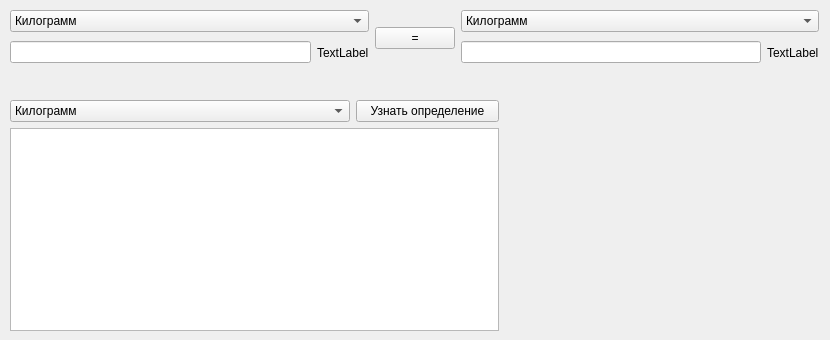
<?xml version="1.0" encoding="UTF-8"?>
<ui version="4.0">
 <class>Form</class>
 <widget class="QWidget" name="Form">
  <property name="geometry">
   <rect>
    <x>0</x>
    <y>0</y>
    <width>830</width>
    <height>340</height>
   </rect>
  </property>
  <property name="windowTitle">
   <string>Form</string>
  </property>
  <widget class="QWidget" name="layoutWidget">
   <property name="geometry">
    <rect>
     <x>10</x>
     <y>10</y>
     <width>809</width>
     <height>57</height>
    </rect>
   </property>
   <layout class="QHBoxLayout" name="horizontalLayout_3">
    <item>
     <layout class="QVBoxLayout" name="verticalLayout">
      <item>
       <widget class="QComboBox" name="comboBox_2">
        <item>
         <property name="text">
          <string>Килограмм</string>
         </property>
        </item>
        <item>
         <property name="text">
          <string>Грамм</string>
         </property>
        </item>
        <item>
         <property name="text">
          <string>Тонна</string>
         </property>
        </item>
        <item>
         <property name="text">
          <string>Центнер</string>
         </property>
        </item>
        <item>
         <property name="text">
          <string>Карат</string>
         </property>
        </item>
        <item>
         <property name="text">
          <string>Атомная еденица массы</string>
         </property>
        </item>
        <item>
         <property name="text">
          <string>Солнечная масса</string>
         </property>
        </item>
        <item>
         <property name="text">
          <string>Электронвольт</string>
         </property>
        </item>
        <item>
         <property name="text">
          <string>Масса протона</string>
         </property>
        </item>
        <item>
         <property name="text">
          <string>Планковская еденица массы</string>
         </property>
        </item>
        <item>
         <property name="text">
          <string>Стоун</string>
         </property>
        </item>
        <item>
         <property name="text">
          <string>Фунт (Американский)</string>
         </property>
        </item>
        <item>
         <property name="text">
          <string>Унция</string>
         </property>
        </item>
        <item>
         <property name="text">
          <string>Драхма (единица измерения массы, США)</string>
         </property>
        </item>
        <item>
         <property name="text">
          <string>Гран (Американский)</string>
         </property>
        </item>
        <item>
         <property name="text">
          <string>Короткая тонна</string>
         </property>
        </item>
        <item>
         <property name="text">
          <string>Короткий хандредвейт</string>
         </property>
        </item>
        <item>
         <property name="text">
          <string>Тройский фунт</string>
         </property>
        </item>
        <item>
         <property name="text">
          <string>Тройская унция</string>
         </property>
        </item>
        <item>
         <property name="text">
          <string>Драхма (единица измерения массы, Великобритания)</string>
         </property>
        </item>
        <item>
         <property name="text">
          <string>Скрупул</string>
         </property>
        </item>
        <item>
         <property name="text">
          <string>Гран (Британский)</string>
         </property>
        </item>
        <item>
         <property name="text">
          <string>Берковец</string>
         </property>
        </item>
        <item>
         <property name="text">
          <string>Пуд</string>
         </property>
        </item>
        <item>
         <property name="text">
          <string>Фунт (Русский)</string>
         </property>
        </item>
        <item>
         <property name="text">
          <string>Лот</string>
         </property>
        </item>
        <item>
         <property name="text">
          <string>Золотник</string>
         </property>
        </item>
        <item>
         <property name="text">
          <string>Доля</string>
         </property>
        </item>
        <item>
         <property name="text">
          <string>Аса</string>
         </property>
        </item>
        <item>
         <property name="text">
          <string>Английская тонна</string>
         </property>
        </item>
        <item>
         <property name="text">
          <string>Марка</string>
         </property>
        </item>
        <item>
         <property name="text">
          <string>Тод</string>
         </property>
        </item>
        <item>
         <property name="text">
          <string>Феркин</string>
         </property>
        </item>
        <item>
         <property name="text">
          <string>Хандредвейт</string>
         </property>
        </item>
        <item>
         <property name="text">
          <string>Хогсхед</string>
         </property>
        </item>
        <item>
         <property name="text">
          <string>Дарейк</string>
         </property>
        </item>
        <item>
         <property name="text">
          <string>Драхма (Античная)</string>
         </property>
        </item>
        <item>
         <property name="text">
          <string>Мина</string>
         </property>
        </item>
        <item>
         <property name="text">
          <string>Обол</string>
         </property>
        </item>
        <item>
         <property name="text">
          <string>Талант</string>
         </property>
        </item>
        <item>
         <property name="text">
          <string>Халк</string>
         </property>
        </item>
        <item>
         <property name="text">
          <string>Шекель</string>
         </property>
        </item>
        <item>
         <property name="text">
          <string>Кэтти</string>
         </property>
        </item>
        <item>
         <property name="text">
          <string>Манэ</string>
         </property>
        </item>
        <item>
         <property name="text">
          <string>Арбуза</string>
         </property>
        </item>
       </widget>
      </item>
      <item>
       <layout class="QHBoxLayout" name="horizontalLayout">
        <item>
         <widget class="QLineEdit" name="lineEdit"/>
        </item>
        <item>
         <widget class="QLabel" name="label">
          <property name="text">
           <string>TextLabel</string>
          </property>
         </widget>
        </item>
       </layout>
      </item>
     </layout>
    </item>
    <item>
     <widget class="QPushButton" name="pushButton">
      <property name="text">
       <string>=</string>
      </property>
     </widget>
    </item>
    <item>
     <layout class="QVBoxLayout" name="verticalLayout_2">
      <item>
       <widget class="QComboBox" name="comboBox_3">
        <item>
         <property name="text">
          <string>Килограмм</string>
         </property>
        </item>
        <item>
         <property name="text">
          <string>Грамм</string>
         </property>
        </item>
        <item>
         <property name="text">
          <string>Тонна</string>
         </property>
        </item>
        <item>
         <property name="text">
          <string>Центнер</string>
         </property>
        </item>
        <item>
         <property name="text">
          <string>Карат</string>
         </property>
        </item>
        <item>
         <property name="text">
          <string>Атомная еденица массы</string>
         </property>
        </item>
        <item>
         <property name="text">
          <string>Солнечная масса</string>
         </property>
        </item>
        <item>
         <property name="text">
          <string>Электронвольт</string>
         </property>
        </item>
        <item>
         <property name="text">
          <string>Масса протона</string>
         </property>
        </item>
        <item>
         <property name="text">
          <string>Планковская еденица массы</string>
         </property>
        </item>
        <item>
         <property name="text">
          <string>Стоун</string>
         </property>
        </item>
        <item>
         <property name="text">
          <string>Фунт (Американский)</string>
         </property>
        </item>
        <item>
         <property name="text">
          <string>Унция</string>
         </property>
        </item>
        <item>
         <property name="text">
          <string>Драхма (единица измерения массы, США)</string>
         </property>
        </item>
        <item>
         <property name="text">
          <string>Гран (Американский)</string>
         </property>
        </item>
        <item>
         <property name="text">
          <string>Короткая тонна</string>
         </property>
        </item>
        <item>
         <property name="text">
          <string>Короткий хандредвейт</string>
         </property>
        </item>
        <item>
         <property name="text">
          <string>Тройский фунт</string>
         </property>
        </item>
        <item>
         <property name="text">
          <string>Тройская унция</string>
         </property>
        </item>
        <item>
         <property name="text">
          <string>Драхма (единица измерения массы, Великобритания)</string>
         </property>
        </item>
        <item>
         <property name="text">
          <string>Скрупул</string>
         </property>
        </item>
        <item>
         <property name="text">
          <string>Гран (Британский)</string>
         </property>
        </item>
        <item>
         <property name="text">
          <string>Берковец</string>
         </property>
        </item>
        <item>
         <property name="text">
          <string>Пуд</string>
         </property>
        </item>
        <item>
         <property name="text">
          <string>Фунт (Русский)</string>
         </property>
        </item>
        <item>
         <property name="text">
          <string>Лот</string>
         </property>
        </item>
        <item>
         <property name="text">
          <string>Золотник</string>
         </property>
        </item>
        <item>
         <property name="text">
          <string>Доля</string>
         </property>
        </item>
        <item>
         <property name="text">
          <string>Аса</string>
         </property>
        </item>
        <item>
         <property name="text">
          <string>Английская тонна</string>
         </property>
        </item>
        <item>
         <property name="text">
          <string>Марка</string>
         </property>
        </item>
        <item>
         <property name="text">
          <string>Тод</string>
         </property>
        </item>
        <item>
         <property name="text">
          <string>Феркин</string>
         </property>
        </item>
        <item>
         <property name="text">
          <string>Хандредвейт</string>
         </property>
        </item>
        <item>
         <property name="text">
          <string>Хогсхед</string>
         </property>
        </item>
        <item>
         <property name="text">
          <string>Дарейк</string>
         </property>
        </item>
        <item>
         <property name="text">
          <string>Драхма (Античная)</string>
         </property>
        </item>
        <item>
         <property name="text">
          <string>Мина</string>
         </property>
        </item>
        <item>
         <property name="text">
          <string>Обол</string>
         </property>
        </item>
        <item>
         <property name="text">
          <string>Талант</string>
         </property>
        </item>
        <item>
         <property name="text">
          <string>Халк</string>
         </property>
        </item>
        <item>
         <property name="text">
          <string>Шекель</string>
         </property>
        </item>
        <item>
         <property name="text">
          <string>Кэтти</string>
         </property>
        </item>
        <item>
         <property name="text">
          <string>Манэ</string>
         </property>
        </item>
        <item>
         <property name="text">
          <string>Арбуза</string>
         </property>
        </item>
       </widget>
      </item>
      <item>
       <layout class="QHBoxLayout" name="horizontalLayout_2">
        <item>
         <widget class="QLineEdit" name="lineEdit_2"/>
        </item>
        <item>
         <widget class="QLabel" name="label_2">
          <property name="text">
           <string>TextLabel</string>
          </property>
         </widget>
        </item>
       </layout>
      </item>
     </layout>
    </item>
   </layout>
  </widget>
  <widget class="QWidget" name="layoutWidget">
   <property name="geometry">
    <rect>
     <x>10</x>
     <y>100</y>
     <width>489</width>
     <height>231</height>
    </rect>
   </property>
   <layout class="QVBoxLayout" name="verticalLayout_3">
    <item>
     <layout class="QHBoxLayout" name="horizontalLayout_4">
      <item>
       <widget class="QComboBox" name="comboBox_4">
        <item>
         <property name="text">
          <string>Килограмм</string>
         </property>
        </item>
        <item>
         <property name="text">
          <string>Грамм</string>
         </property>
        </item>
        <item>
         <property name="text">
          <string>Тонна</string>
         </property>
        </item>
        <item>
         <property name="text">
          <string>Центнер</string>
         </property>
        </item>
        <item>
         <property name="text">
          <string>Карат</string>
         </property>
        </item>
        <item>
         <property name="text">
          <string>Атомная еденица массы</string>
         </property>
        </item>
        <item>
         <property name="text">
          <string>Солнечная масса</string>
         </property>
        </item>
        <item>
         <property name="text">
          <string>Электронвольт</string>
         </property>
        </item>
        <item>
         <property name="text">
          <string>Масса протона</string>
         </property>
        </item>
        <item>
         <property name="text">
          <string>Планковская еденица массы</string>
         </property>
        </item>
        <item>
         <property name="text">
          <string>Стоун</string>
         </property>
        </item>
        <item>
         <property name="text">
          <string>Фунт (Американский)</string>
         </property>
        </item>
        <item>
         <property name="text">
          <string>Унция</string>
         </property>
        </item>
        <item>
         <property name="text">
          <string>Драхма (единица измерения массы, США)</string>
         </property>
        </item>
        <item>
         <property name="text">
          <string>Гран (Американский)</string>
         </property>
        </item>
        <item>
         <property name="text">
          <string>Короткая тонна</string>
         </property>
        </item>
        <item>
         <property name="text">
          <string>Короткий хандредвейт</string>
         </property>
        </item>
        <item>
         <property name="text">
          <string>Тройский фунт</string>
         </property>
        </item>
        <item>
         <property name="text">
          <string>Тройская унция</string>
         </property>
        </item>
        <item>
         <property name="text">
          <string>Драхма (единица измерения массы, Великобритания)</string>
         </property>
        </item>
        <item>
         <property name="text">
          <string>Скрупул</string>
         </property>
        </item>
        <item>
         <property name="text">
          <string>Гран (Британский)</string>
         </property>
        </item>
        <item>
         <property name="text">
          <string>Берковец</string>
         </property>
        </item>
        <item>
         <property name="text">
          <string>Пуд</string>
         </property>
        </item>
        <item>
         <property name="text">
          <string>Фунт (Русский)</string>
         </property>
        </item>
        <item>
         <property name="text">
          <string>Лот</string>
         </property>
        </item>
        <item>
         <property name="text">
          <string>Золотник</string>
         </property>
        </item>
        <item>
         <property name="text">
          <string>Доля</string>
         </property>
        </item>
        <item>
         <property name="text">
          <string>Аса</string>
         </property>
        </item>
        <item>
         <property name="text">
          <string>Английская тонна</string>
         </property>
        </item>
        <item>
         <property name="text">
          <string>Марка</string>
         </property>
        </item>
        <item>
         <property name="text">
          <string>Тод</string>
         </property>
        </item>
        <item>
         <property name="text">
          <string>Феркин</string>
         </property>
        </item>
        <item>
         <property name="text">
          <string>Хандредвейт</string>
         </property>
        </item>
        <item>
         <property name="text">
          <string>Хогсхед</string>
         </property>
        </item>
        <item>
         <property name="text">
          <string>Дарейк</string>
         </property>
        </item>
        <item>
         <property name="text">
          <string>Драхма (Античная)</string>
         </property>
        </item>
        <item>
         <property name="text">
          <string>Мина</string>
         </property>
        </item>
        <item>
         <property name="text">
          <string>Обол</string>
         </property>
        </item>
        <item>
         <property name="text">
          <string>Талант</string>
         </property>
        </item>
        <item>
         <property name="text">
          <string>Халк</string>
         </property>
        </item>
        <item>
         <property name="text">
          <string>Шекель</string>
         </property>
        </item>
        <item>
         <property name="text">
          <string>Кэтти</string>
         </property>
        </item>
        <item>
         <property name="text">
          <string>Манэ</string>
         </property>
        </item>
        <item>
         <property name="text">
          <string>Арбуза</string>
         </property>
        </item>
       </widget>
      </item>
      <item>
       <widget class="QPushButton" name="pushButton_2">
        <property name="text">
         <string>Узнать определение</string>
        </property>
       </widget>
      </item>
     </layout>
    </item>
    <item>
     <widget class="QPlainTextEdit" name="plainTextEdit"/>
    </item>
   </layout>
  </widget>
 </widget>
 <resources/>
 <connections/>
</ui>
